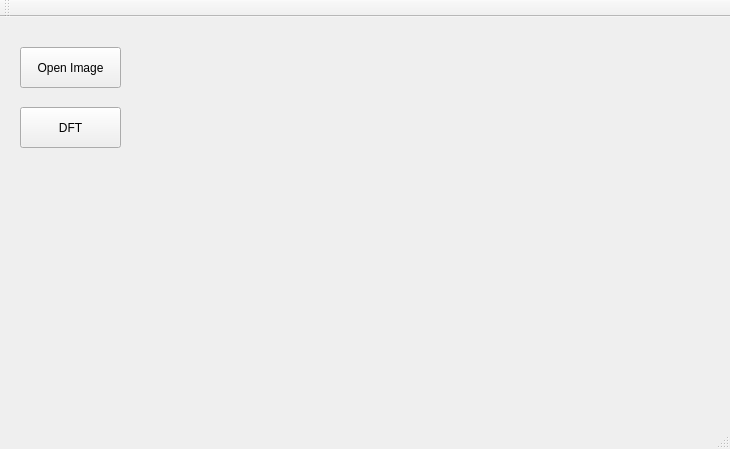
<?xml version="1.0" encoding="UTF-8"?>
<ui version="4.0">
 <class>MainWindow</class>
 <widget class="QMainWindow" name="MainWindow">
  <property name="geometry">
   <rect>
    <x>0</x>
    <y>0</y>
    <width>730</width>
    <height>449</height>
   </rect>
  </property>
  <property name="windowTitle">
   <string>MainWindow</string>
  </property>
  <widget class="QWidget" name="centralWidget">
   <widget class="QPushButton" name="OpenImageButton">
    <property name="geometry">
     <rect>
      <x>20</x>
      <y>30</y>
      <width>101</width>
      <height>41</height>
     </rect>
    </property>
    <property name="text">
     <string>Open Image</string>
    </property>
   </widget>
   <widget class="QPushButton" name="ProcessButton1">
    <property name="geometry">
     <rect>
      <x>20</x>
      <y>90</y>
      <width>101</width>
      <height>41</height>
     </rect>
    </property>
    <property name="text">
     <string>DFT</string>
    </property>
   </widget>
   <widget class="QLabel" name="DisplayLabel">
    <property name="geometry">
     <rect>
      <x>130</x>
      <y>30</y>
      <width>491</width>
      <height>291</height>
     </rect>
    </property>
    <property name="text">
     <string/>
    </property>
   </widget>
  </widget>
  <widget class="QMenuBar" name="menuBar">
   <property name="geometry">
    <rect>
     <x>0</x>
     <y>0</y>
     <width>730</width>
     <height>23</height>
    </rect>
   </property>
  </widget>
  <widget class="QToolBar" name="mainToolBar">
   <attribute name="toolBarArea">
    <enum>TopToolBarArea</enum>
   </attribute>
   <attribute name="toolBarBreak">
    <bool>false</bool>
   </attribute>
  </widget>
  <widget class="QStatusBar" name="statusBar"/>
 </widget>
 <layoutdefault spacing="6" margin="11"/>
 <resources/>
 <connections/>
</ui>
